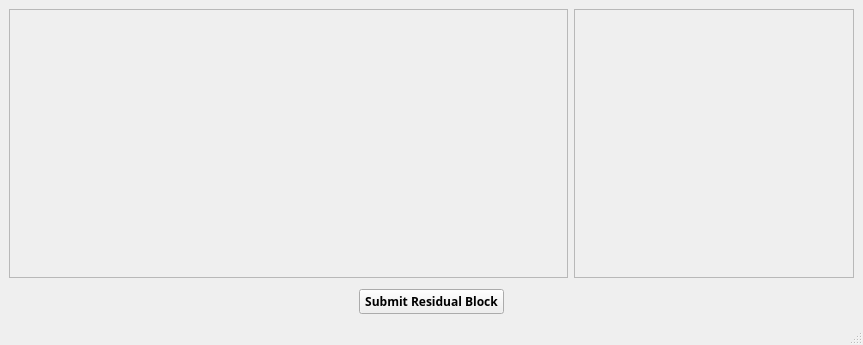
<?xml version="1.0" encoding="UTF-8"?>
<ui version="4.0">
 <class>MainWindow</class>
 <widget class="QMainWindow" name="MainWindow">
  <property name="geometry">
   <rect>
    <x>0</x>
    <y>0</y>
    <width>863</width>
    <height>345</height>
   </rect>
  </property>
  <property name="windowTitle">
   <string>Build Residual Block</string>
  </property>
  <widget class="QWidget" name="centralwidget">
   <layout class="QGridLayout" name="gridLayout_4">
    <item row="0" column="0">
     <layout class="QGridLayout" name="gridLayout_3">
      <item row="0" column="0">
       <layout class="QHBoxLayout" name="horizontalLayout_13" stretch="2,1">
        <item>
         <widget class="QScrollArea" name="scrollArea">
          <property name="widgetResizable">
           <bool>true</bool>
          </property>
          <widget class="QWidget" name="scrollwidget">
           <property name="geometry">
            <rect>
             <x>0</x>
             <y>0</y>
             <width>555</width>
             <height>265</height>
            </rect>
           </property>
           <layout class="QVBoxLayout" name="verticalLayout_4">
            <item>
             <layout class="QVBoxLayout" name="res_layersList_QVBoxLayout"/>
            </item>
           </layout>
          </widget>
         </widget>
        </item>
        <item>
         <widget class="QScrollArea" name="scrollArea_2">
          <property name="styleSheet">
           <string notr="true"/>
          </property>
          <property name="widgetResizable">
           <bool>true</bool>
          </property>
          <widget class="QWidget" name="scrollwidget_3">
           <property name="geometry">
            <rect>
             <x>0</x>
             <y>0</y>
             <width>276</width>
             <height>265</height>
            </rect>
           </property>
           <layout class="QVBoxLayout" name="verticalLayout_17">
            <item>
             <layout class="QVBoxLayout" name="res_addedLayers_QVBoxLayout"/>
            </item>
           </layout>
          </widget>
         </widget>
        </item>
       </layout>
      </item>
      <item row="1" column="0">
       <layout class="QHBoxLayout" name="horizontalLayout_23">
        <property name="spacing">
         <number>7</number>
        </property>
        <property name="leftMargin">
         <number>350</number>
        </property>
        <property name="topMargin">
         <number>5</number>
        </property>
        <property name="rightMargin">
         <number>350</number>
        </property>
        <item>
         <widget class="QPushButton" name="submitRes_QPushButton">
          <property name="font">
           <font>
            <family>Siemens Sans</family>
            <bold>true</bold>
           </font>
          </property>
          <property name="text">
           <string>Submit Residual Block</string>
          </property>
         </widget>
        </item>
       </layout>
      </item>
     </layout>
    </item>
   </layout>
  </widget>
  <widget class="QStatusBar" name="statusbar"/>
  <action name="actionReset">
   <property name="text">
    <string>Reset</string>
   </property>
  </action>
 </widget>
 <resources/>
 <connections/>
</ui>
